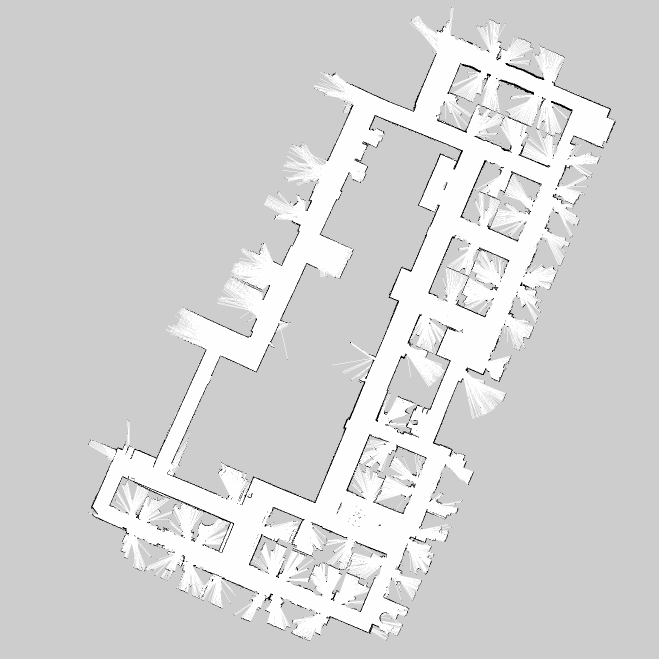
#> input picture mushr_sim/maps/bravern_floor.png, 1317 x 1317 px (shown at 1/2 size)
$ python mushr_env.py
#> lines starting #> are read from the running program, lines starting #| are printed output that depends on the picture; after the words box and inside, x2 and y2 are one past the last pixel; in counts of white or black regions, pixels touching at a corner belong together
### mushr_sim/sim_utils.py
# ---------------------------------------------------------------------------------------------
#  Copyright (c) Microsoft Corporation. All rights reserved.
#  Licensed under the MIT License. See License.txt in the project root for license information.
# --------------------------------------------------------------------------------------------

import numpy as np
from numba import njit
import cv2
import os


# [74 lines left out: functions gen_bbox_ij, compute_simple_dynamic, compute_complex_dynamic, merge_dynamic, world_to_map, map_to_world_func and 1 more, not called in this run]


def map_to_world(ij, height, width, xmin, ymin, scale):
    x, y = map_to_world_func(ij, height, width, xmin, ymin, scale)
    return np.stack((x, y), axis=-1)


# [6 lines left out: function compute_min, not called in this run]


@njit(fastmath=True)
def transform_center_to_minmax(h, w, cx, cy, scale):
    xmin = cx - w // 2 * scale
    xmax = cx + w // 2 * scale
    ymin = cy - h // 2 * scale
    ymax = cy + h // 2 * scale
    return xmin, xmax, ymin, ymax


@njit(fastmath=True)
def conv(img, kernel):
    h, w = img.shape
    m, n = kernel.shape
    pad_img = np.zeros((h + m - 1, w + n - 1))
    pad_img[m // 2 : m // 2 + h, n // 2 : n // 2 + w] = img
    new_img = np.zeros_like(img)
    for i in range(h):
        for j in range(w):
            new_img[i, j] = np.sum(pad_img[i : i + m, j : j + n] * kernel)
    return new_img


@njit(fastmath=True)
def blur(img, inflate_factor):
    occ_mask = img == 0
    kernel = np.ones((inflate_factor * 2 + 1, inflate_factor * 2 + 1))
    new_occ_mask = conv(occ_mask, kernel)
    new_img = np.array(img)
    new_img[new_occ_mask > 0] = 0
    return new_img


def read_map(map_path, inflate_factor=0):
#> called with map_path = './maps/bravern_floor.png', inflate_factor = 2
    real_map = cv2.imread(map_path, -1)
#> real_map is the input picture: shape (1317, 1317); min 0, max 254, mean 212.9
    if inflate_factor != 0:
        blur_img_path = map_path.replace(".png", "_blur%d.png" % inflate_factor)
        if os.path.exists(blur_img_path):
            real_map = cv2.imread(blur_img_path, -1)
        else:
            real_map = blur(real_map, inflate_factor=inflate_factor)
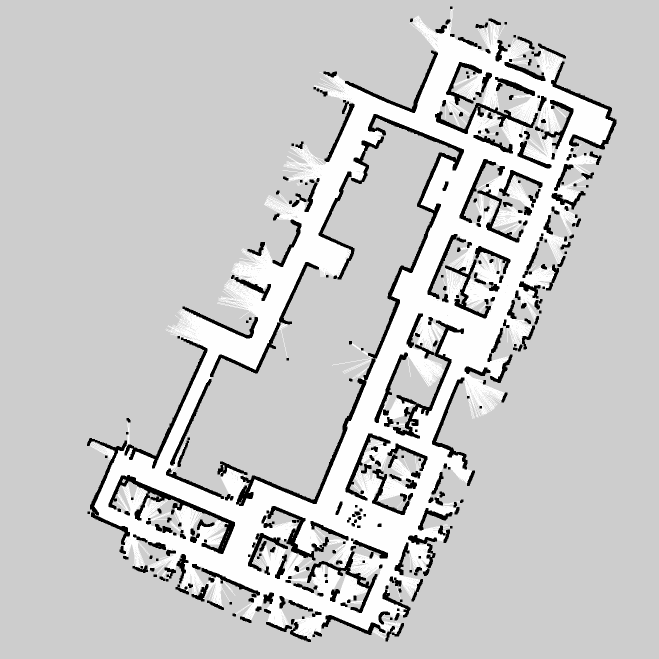
#> real_map: shape (1317, 1317) (shown at 1/2 size); min 0, max 254, mean 200.8
            cv2.imwrite(blur_img_path, real_map)

    occ_map = (real_map != 254).astype(dtype=np.float32)
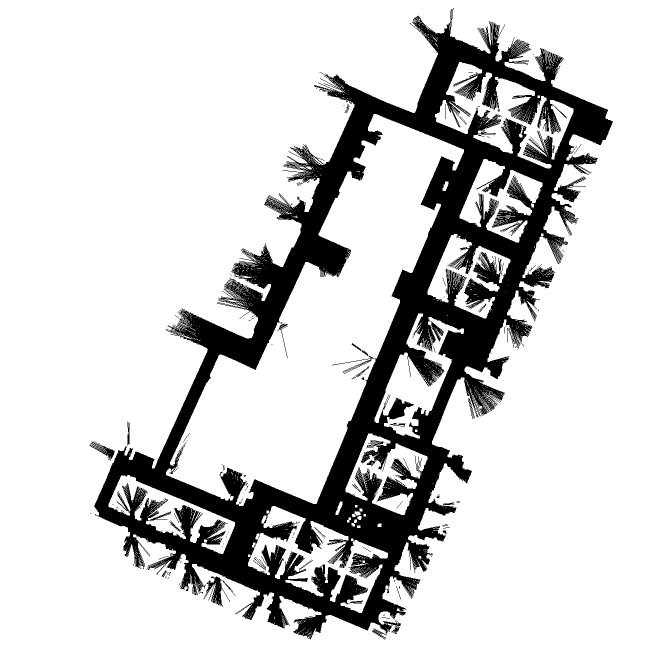
#> occ_map: shape (1317, 1317) float32 (shown at 1/2 size); values 0 (black) and 1 (white), 81.4% white; 153 black regions (118 under 20 px), largest, box (x1, y1, x2, y2) and area: (188, 16, 1226, 1279) 318597, (406, 1153, 460, 1214) 1025, (179, 883, 229, 921) 547
    return real_map, occ_map


# [6 lines left out: function randomly_choose_from, not called in this run]

### mushr_sim/lidar.py
# ---------------------------------------------------------------------------------------------
#  Copyright (c) Microsoft Corporation. All rights reserved.
#  Licensed under the MIT License. See License.txt in the project root for license information.
# --------------------------------------------------------------------------------------------

import numpy as np
import cv2
import matplotlib.pyplot as plt
from matplotlib.patches import Polygon, Rectangle
from PIL import Image, ImageDraw
import range_libc


# [4 lines left out: function polar_to_xy, not called in this run]


class Lidar:
    def __init__(
        self,
        map,
        xmin,
        xmax,
        ymin,
        ymax,
        n_readings,
        scan_method,
        d_max,
        img_dmax,
        theta_disc=None,
    ):
        self.n_readings = n_readings
        self.ranges = np.zeros(n_readings, dtype=np.float32)
        self.range_ones = np.ones(n_readings)
        self.theta_range = np.linspace(0, 2 * np.pi, n_readings, endpoint=False)
        self.theta_sym = np.linspace(-np.pi, np.pi, n_readings, endpoint=False)

        self.img_h, img_w = map.shape[:2]
        self.xmin, self.xmax, self.ymin, self.ymax = xmin, xmax, ymin, ymax
        self.img_scale = (self.ymax - self.ymin) / self.img_h
        self.d_max = d_max
        self.img_dmax = img_dmax
        self.buffer = np.zeros(n_readings, dtype=np.float32)

        libc_map = range_libc.PyOMap(map)
        if scan_method == "bl":
            self.algorithm = range_libc.PyBresenhamsLine(libc_map, max_range=d_max)
        elif scan_method == "rm":
            self.algorithm = range_libc.PyRayMarching(libc_map, max_range=d_max)
        elif scan_method == "rmgpu":
            self.algorithm = range_libc.PyRayMarchingGPU(libc_map, max_range=d_max)
        elif scan_method == "cddt":
            self.algorithm = range_libc.PyCDDTCast(
                libc_map, max_range=d_max, theta_disc=theta_disc
            )
        elif scan_method == "glt":
            self.algorithm = range_libc.PyGiantLUTCast(
                libc_map, max_range=d_max, theta_disc=theta_disc
            )

    # [75 lines left out: functions get_bev, get_scan, not called in this run]

### mushr_sim/mushr_env.py
# ---------------------------------------------------------------------------------------------
#  Copyright (c) Microsoft Corporation. All rights reserved.
#  Licensed under the MIT License. See License.txt in the project root for license information.
# --------------------------------------------------------------------------------------------

import os
import time
import numpy as np
import matplotlib.pyplot as plt
import argparse

from matplotlib.patches import Polygon
from scipy import ndimage

from mushr_sim.lidar import Lidar
from mushr_sim.planner import Planner
from mushr_sim.data_writer import DatasetWriter
from mushr_sim.sim_utils import (
    compute_complex_dynamic,
    compute_simple_dynamic,
    gen_bbox_ij,
    map_to_world,
    merge_dynamic,
    randomly_choose_from,
    read_map,
    transform_center_to_minmax,
)


class MushrSim:
    def __init__(self, args):
        np.random.seed(args.seed)
        self.args = args
        self.epi = 0
        self.tidx = 0
        self.history = []

        L = 0.5
        W = 0.3

        self.ds = np.array(
            [
                [
                    [0.0, 0.0],
                    [L / 2.0, W / 2.0],
                    [L / 2.0, -W / 2.0],
                    [-L / 2.0, W / 2.0],
                    [-L / 2.0, -W / 2.0],
                ]
            ]
        )

        # bloat to be square
        scale = 0.05
        cx = -32.925
        cy = -37.3

        print("map_path = %s" % args.map_path)

        # [10 lines of commented-out code are left out]

        self.real_map, self.occ_map = read_map(
            args.map_path, inflate_factor=args.inflate_factor
        )
        self.height, self.width = self.real_map.shape
#> self.height = 1317; self.width = 1317

        self.xmin, self.xmax, self.ymin, self.ymax = transform_center_to_minmax(
            self.height, self.width, cx, cy, scale
        )
#> self.xmin = -65.82; self.xmax = -0.025; self.ymin = -70.2; self.ymax = -4.4

        self.scale = (self.ymax - self.ymin) / self.height
#> self.scale = 0.05

        # lidar configs
        self.lidar = Lidar(
            self.occ_map,
            self.xmin,
            self.xmax,
            self.ymin,
            self.ymax,
            n_readings=self.args.n_readings,
            scan_method=self.args.libc_method,
            d_max=self.args.d_max / self.scale,
            img_dmax=self.args.d_max,
            theta_disc=self.args.theta_disc,
        )

        # free indices configs
        self.dist_field = ndimage.distance_transform_edt(
            1 - self.occ_map, sampling=0.05
        )
        self.free_indices = np.where(self.dist_field > args.free_dist_thres)

        # basic info
        self.epi = 0
        self.tidx = 0
        self.history = []

    # [209 lines left out: functions reset, dynamic, get_observation, step, visualization, check_collision_map and 3 more, not called in this run]


# input (N, N) -> edge distance from i to j (0, 1)
# return (N, N) -> to-go distance from i to j (0, ...., N)


def main():

    print("start")
    mushr_sim = MushrSim(args)

    obs = mushr_sim.reset()

    planner = Planner(mushr_sim, args)
    planner.reset()

    dbg_t1 = time.time()

    root_dir = args.root_dir
    ann_file_name = "test.json"

    len_sum = 0
    safe_sum = 0

    writer = DatasetWriter(
        root_dir,
        ann_file_name,
        args.dt,
        args.nt,
        mushr_sim.height,
        mushr_sim.width,
        mushr_sim.xmin,
        mushr_sim.xmax,
        mushr_sim.ymin,
        mushr_sim.ymax,
    )

    for ep_idx in range(args.n_episodes):
        if ep_idx != 0:
            obs = mushr_sim.reset()
            planner.reset()

        trajs = [obs]
        head_t = 0
        # storing data

        writer.initialize_episode(
            start=mushr_sim.start_state[0], goal=mushr_sim.goal_point_world[0]
        )

        done = False

        t1 = time.time()

        for i in range(args.nt):
            if done:
                break
            t1 = time.time()

            action = planner.plan(
                mushr_sim.state, obs, True, writer.header, args.root_dir
            )
            obs, label, done, info = mushr_sim.step(action)
            trajs.append(obs)

            pose = mushr_sim.history[-1][0]
            label_tmp = label.astype(dtype=float)[0]
            label = mushr_sim.prev_label.astype(dtype=float)[0]

            bev = mushr_sim.prev_observation["bev"]
            pcl = mushr_sim.prev_observation["pcl"][0]

            writer.record_timestep_data(action, pose, label, info, bev, pcl)

            # display the image with matplotlib plt for 0.1 sec of delay
            # if args.viz_bev:
            #     plt.imshow(bev[0,:,:])
            #     plt.show(block=False)
            #     # plt.show()
            #     # plt.pause(1.0)
            #     plt.close()

            if args.viz_last == False:
                if i > 0 and i % args.viz_freq == 0:
                    mushr_sim.visualization(writer)
                    print(i)
                    print(i % args.viz_freq)

            t3 = time.time()
            if i == 0:
                head_t = t3 - t1

        if args.viz_last:
            mushr_sim.visualization(writer)

        writer.finalize_episode()
        len_sum += writer.len_list[-1] - 1
        if label_tmp == 1:
            safe_sum += 1

    dbg_t2 = time.time()

    print(
        f"Average len: ({np.mean(writer.len_list):7.3f} meters / from a max of {args.nt:7.3f} timesteps cut-off)"
    )
    print(f"Safety stats:  ({safe_sum}/{args.n_episodes}) trajectories are safe")
    print(
        "Finished in %.4f seconds | average:%.4f  %.1fFPS"
        % (
            dbg_t2 - dbg_t1,
            (dbg_t2 - dbg_t1 - head_t) / (len_sum + 0.0001),
            (len_sum + 0.0001) / (dbg_t2 - dbg_t1 - head_t),
        )
    )

    writer.write_to_file()


if __name__ == "__main__":
    parser = argparse.ArgumentParser()
    parser.add_argument("--map_path", type=str, default="./maps/bravern_floor.png")
    parser.add_argument("--root_dir", type=str, default="./data")
    # parser.add_argument("--viz_dir", type=str, default="./viz")
    parser.add_argument("--seed", type=int, default=101)
    parser.add_argument("--n_samples", type=int, default=1)
    parser.add_argument("--nt", type=int, default=1000)
    parser.add_argument("--dt", type=float, default=0.1)
    parser.add_argument("--viz_freq", type=int, default=10000)
    parser.add_argument("--viz_last", action="store_true", default=False)
    # parser.add_argument("--viz_bev", action="store_true", default=False)
    parser.add_argument("--exp_name", type=str, default="")

    # Map configs
    parser.add_argument("--inflate_factor", type=int, default=2)
    parser.add_argument("--free_dist_thres", type=float, default=1.2)
    parser.add_argument("--goal_reach_thres", type=float, default=1.5)

    # Lidar configs
    parser.add_argument("--libc_method", type=str, default="rmgpu")
    parser.add_argument("--d_max", type=float, default=10)
    parser.add_argument("--n_readings", type=int, default=720)
    parser.add_argument("--theta_disc", type=int, default=100)
    parser.add_argument("--safe_threshold", type=float, default=0.05)

    # Planner configs
    parser.add_argument("--dist_map_path", type=str, default=None)
    parser.add_argument("--sampled_points", type=int, default=500)
    parser.add_argument("--k_neighbor", type=int, default=10)

    parser.add_argument("--n_segs", type=int, default=3)
    parser.add_argument("--seg_len", type=int, default=5)
    parser.add_argument("--branches", type=int, default=9)
    parser.add_argument("--vs", type=float, nargs="+", default=[2.5, 2.5])
    parser.add_argument("--n_vs", type=int, default=1)
    parser.add_argument("--deltas", type=float, nargs="+", default=[-0.34, 0.34])
    parser.add_argument("--n_deltas", type=int, default=9)

    parser.add_argument("--n_episodes", type=int, default=5)

    parser.add_argument("--sdf_thres", type=float, default=0.3)
    parser.add_argument("--goal_tol_dist", type=float, default=0.5)
    parser.add_argument("--dist_factor", type=float, default=10000)
    parser.add_argument("--coll_factor", type=float, default=100000.0)
    parser.add_argument("--goal_factor", type=float, default=200.0)
    parser.add_argument("--effort_factor", type=float, default=1.0)

    parser.add_argument("--suffix", type=str, default="")

    parser.add_argument("--load_bev", action="store_true", default=True)
    parser.add_argument("--numba", action="store_true", default=False)
    args = parser.parse_args()
    t1 = time.time()
    main()
#> (the call stopped at in __init__, `libc_map = range_libc.PyOMap(map)`: range_libc is not available in this run)
    t2 = time.time()
    print("Finished in %.4f seconds" % (t2 - t1))
